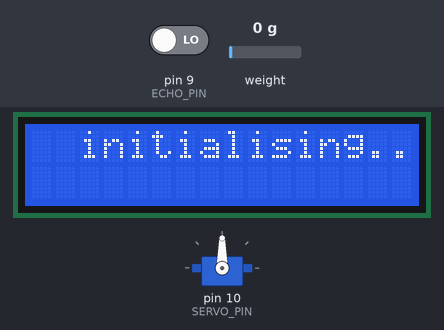
Bench run of a sketch on a simulated Arduino Uno, built with avr-gcc and run on an emulated ATmega328P. Parts: servo, 16×2 character LCD. The inputs (shaded band) are chosen by the test bench; at power-on: weight on the scale 0 g, pin 9 (ECHO_PIN) LOW. What the sketch prints to the serial monitor is not drawn.

Above: at 1.1 s.
9.4 s: weight on the scale set to 2 g
At 11.4 s:
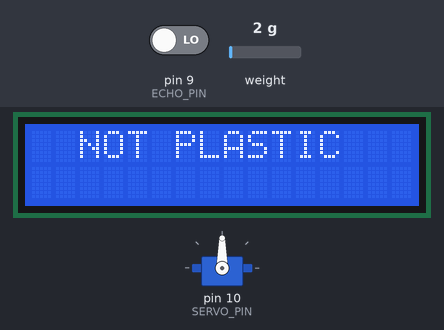
At 12.2 s:
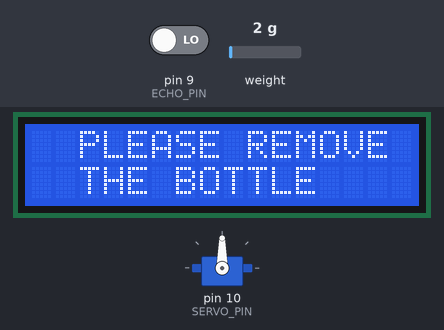
12.6 s: weight on the scale set to 100 g
At 15.0 s:
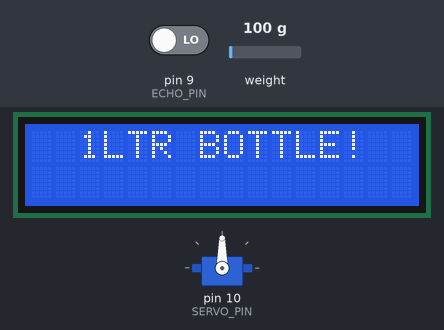
Timing chart, 0 to 24.2 s (numbered marks = the images above; inputs shaded):
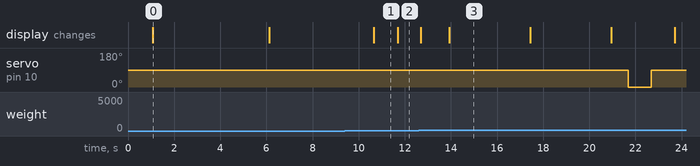

The sketch:

Replastiply.ino
```cpp
/* PROJECT RE-PLASTIFY*/

#include <LiquidCrystal_I2C.h>
#include <Wire.h>
#include <HX711.h>
#include <Servo.h>
#include "HX711.h"

#define SOUND_SPEED 0.034

//HX711 AMPLIFIER PINS
byte pinData = 3;
byte pinClk = 2;

//ULTRASONIC SENSOR PINS
const int TRIG_PIN =8;
const int ECHO_PIN = 9;
//SERVO PIN
const int SERVO_PIN = 10;

//VARIABLES REQUIRED FOR MEASUREMENTS
long duration;
float distance;
int one_litre;
float weight;

//LCD VARIABLES
int lcdColumns = 16;
int lcdRows = 2;
LiquidCrystal_I2C lcd(0x27, lcdColumns, lcdRows);

//SERVO OBJECT
Servo myservo;
int servoRestPosition = 90; // REST POSITION OF SERVO
int servoPushPosition = 0; // POSITION TO PUSH BOTTLE

//LOAD CELL OBJECT
HX711 scale;

//PARAMETER TO CALIBRATE WEIGHT AND SENSOR
float calibration_factor = 400000; //**IN CASE OF WRONG WEIGHT VALUES, ADJUST THE CALIBRATION FACTOR ACCORDINGLY.**

void setup() {
  Serial.begin(9600);
  pinMode(TRIG_PIN, OUTPUT);
  pinMode(ECHO_PIN, INPUT);
  myservo.attach(SERVO_PIN);
   // INITIALIZE LCD
  delay(1000);
  lcd.init();
   //TURN ON LCD BACKLIGHT
  lcd.backlight();
  lcd.setCursor(2,0);
  lcd.print("initialising...");
  delay(5000);
  lcd.clear();

  Serial.println("HX711 calibration");
  Serial.println("Remove all weight from scale");
  Serial.println("After readings begin, place known weight on scale");

  scale.begin(pinData, pinClk);
  //APPLY CALIBRATION
  scale.set_scale();
  //INITIALIZING TO TARE
  scale.tare(); //RESET SCALE TO 0

  long zero_factor = scale.read_average(); //GET BASELINE READING
  Serial.print("Zero factor: "); //THIS CAN BE USED TO REMOVE THE NEED TO TARE THE SCALE...FOR PERMANENT SCALE PROJECTS
  Serial.println(zero_factor);
}

void loop() {
  scale.set_scale(calibration_factor); //ADJUST TO THIS CALIBRATION FACTOR
  Serial.print("Reading: ");
  weight=scale.get_units();
  Serial.print(scale.get_units(), 2);
  Serial.print(" kgs");
  Serial.print(" calibration_factor: ");
  Serial.print(calibration_factor);
  Serial.println();
  digitalWrite(TRIG_PIN,LOW);
  delay(2);
  digitalWrite(TRIG_PIN,HIGH);
  delay(10);
  digitalWrite(TRIG_PIN,LOW);
  duration = pulseIn(ECHO_PIN,HIGH);
  distance= duration * SOUND_SPEED/2 ;
  if(((0.09<weight) && (weight<0.16))&&(distance<20))
  {
  lcd.clear();
  lcd.setCursor(2, 0);  // Set cursor to the first line
  Serial.println("1ltr bottle detected");
  lcd.print("1LTR BOTTLE!");
  delay(3500);
  lcd.clear();
  lcd.setCursor(2, 0);  // Set cursor to the second line
  lcd.print("Reward points:");
  lcd.setCursor(2,1);
  lcd.print("20");
  delay(3500);
  lcd.clear();

  // PUSHING THE BOTTLE INTO BIN
  myservo.write(servoRestPosition);
  delay(750);
  //MOVE SERVO TO PUSH POSITION
  myservo.write(servoPushPosition);
  delay(1000);
  // MOVE SERVO TO REST POSITION
  myservo.write(servoRestPosition);
  delay(1000); // Wait for 1 second
  lcd.setCursor(2,1);
  lcd.print("Bottle In Bin");
  delay(3500);
  lcd.clear();
   }
else if((weight==0)||(weight<0)){
lcd.clear();
delay(100);
 }

else if((weight>0.12)||(weight>0 && weight<0.09)||(distance>20)){
  lcd.clear();
  lcd.setCursor(2, 0); //CURSOR ON FIRST LINE
  Serial.println("NOT PLASTIC");
  lcd.print("NOT PLASTIC");
  delay(1000);
  lcd.clear();
  lcd.setCursor(2, 0); //CURSOR ON SECOND LINE
  lcd.print("PLEASE REMOVE ");
  lcd.setCursor(2, 1);
  lcd.print("THE BOTTLE ");
  delay(1000);
  lcd.clear();
 }

}
```

Measured:
- the behaviour switches between 0 and 1 g on weight on the scale (found by bisection; images 0 and 1)
- after the input at 9.4 s, the display: changes after 1.3 s (image 1)
- after the input at 12.6 s, servo on pin 10 (SERVO_PIN): 90° → 0° after 9.1 s, → 90° 1.0 s later; the display: first differs from a run without the input after 1.3 s (image 3)
- what the display in image 0 shows lasts 5.0 s, from 1.1 s to 6.1 s
- what the display in image 1 shows lasts 1.0 s, from 10.7 s to 11.7 s
